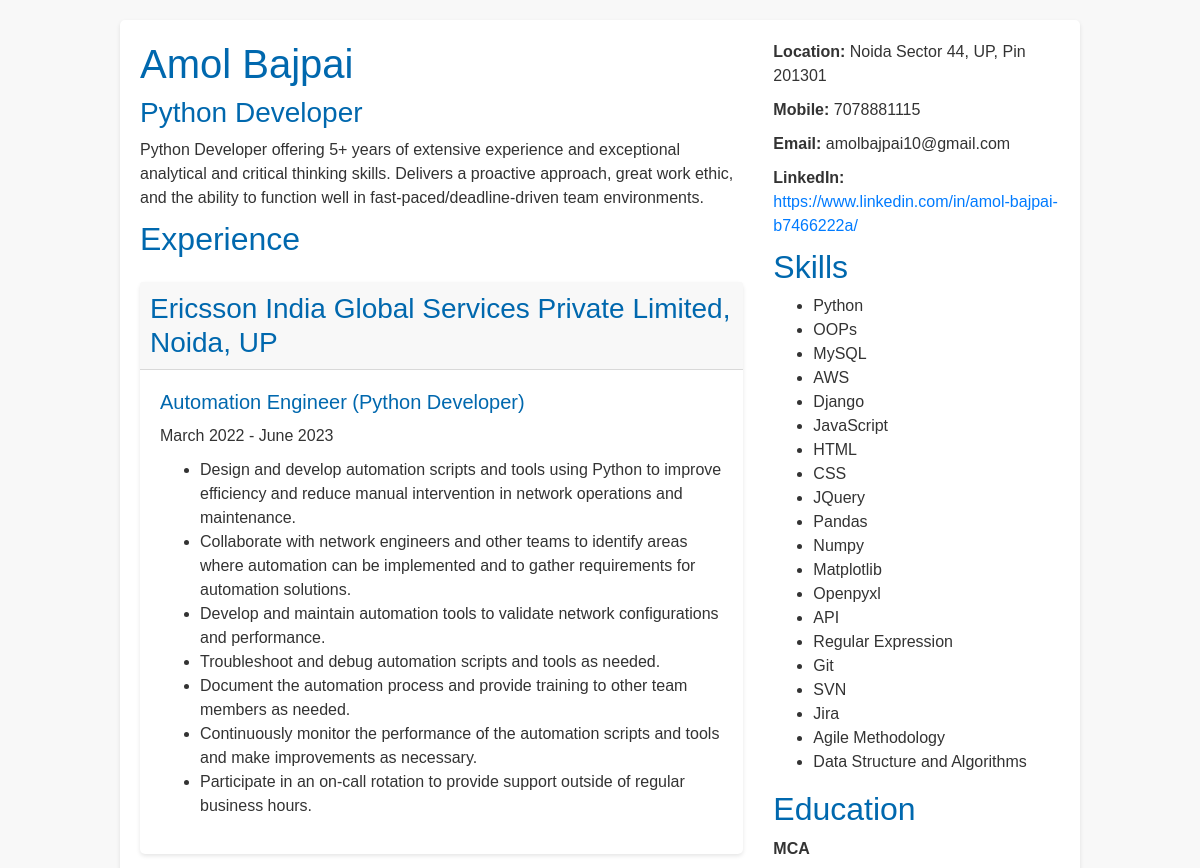
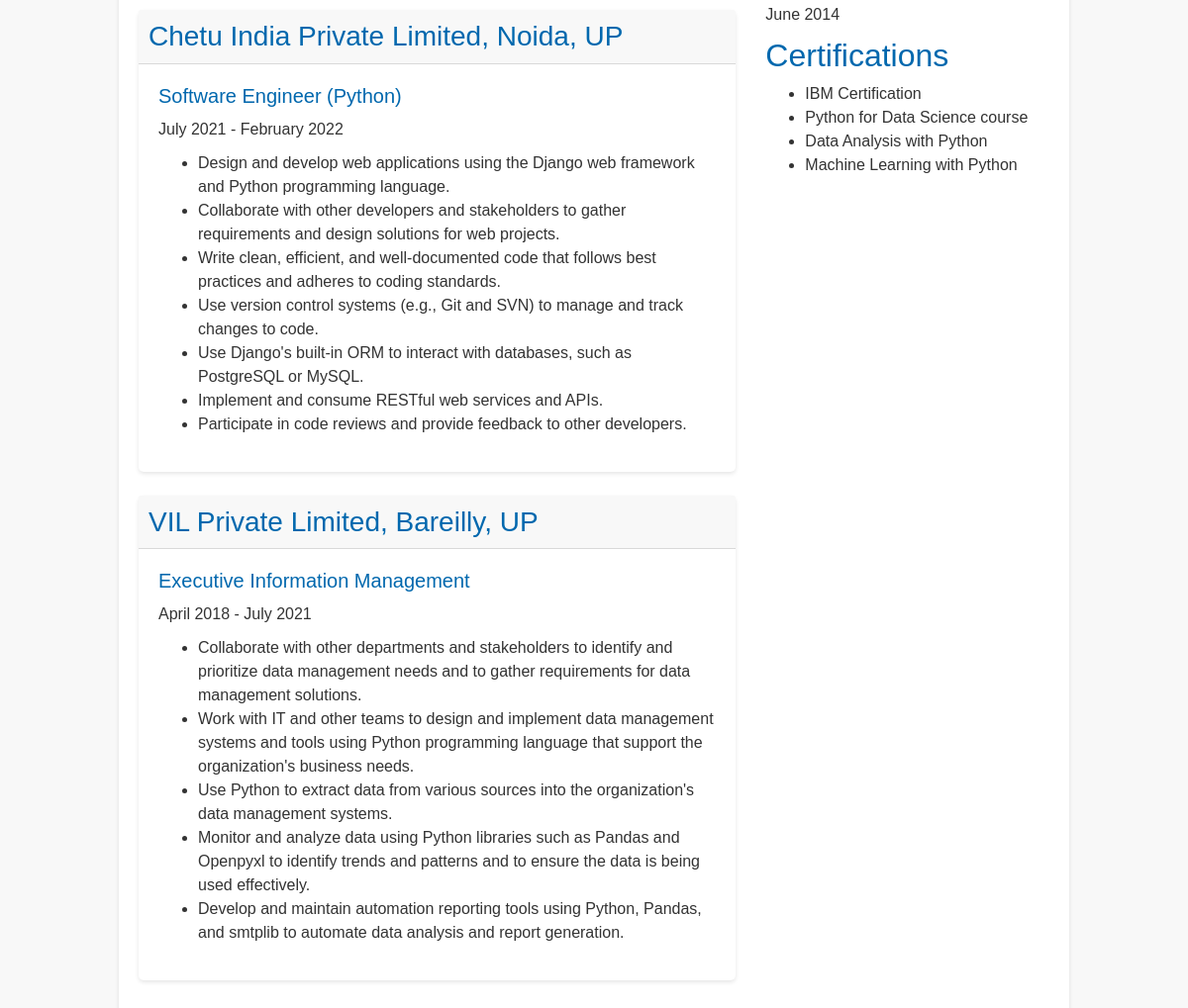
The page / on the database its author committed (2 pictures, top to bottom).
### resume/models.py (models this page shows, shortened)
class Developer(models.Model):
    name = models.CharField(max_length=100)
    profile_name = models.CharField(max_length=100)
    career_objective = models.CharField(max_length=1000)
    contact_location = models.CharField(max_length=100)
    contact_mobile = models.CharField(max_length=20)
    contact_email = models.EmailField()
    contact_linkedin = models.URLField()
    education = models.ForeignKey(Education, on_delete=models.CASCADE)
    experiences = models.ManyToManyField(Experience)
    skills = models.ManyToManyField(Skill)
    certifications = models.ManyToManyField(Certification)

class Skill(models.Model):
    name = models.CharField(max_length=100)
    def __str__(self):
        return self.name

### resume/views.py (the view)
# urls.py: 2. Add a URL to urlpatterns:  path('', views.home, name='home')
def home(request):
    developer = Developer.objects.get(id=1)
    skills = developer.skills.all()
    for s in skills:
        print(s)
    context = {'name': developer.name,
               'profile_name' : developer.profile_name,
               'career_objective' : developer.career_objective,
               'skills': skills}
    return render(request, 'home.html', context)

### resume/templates/home.html (shortened to what this page needs)
{% load static %}
<!DOCTYPE html>
<html>
<head>
  <link rel="stylesheet" href="https://stackpath.bootstrapcdn.com/bootstrap/4.5.2/css/bootstrap.min.css">
  <link rel="stylesheet" href="{% static 'style.css' %}">
</head>
<body>
  <div class="container">
    <div class="row">
      <div class="col-md-8">
        <h1>{{name}}</h1>
        <h3>{{profile_name}}</h3>
        <p>{{career_objective}}</p>
        <div class="resume-section">
          <h2>Experience</h2>
          <div class="card mt-4">
            <div class="card-header">
              <h3 class="mb-0">Ericsson India Global Services Private Limited, Noida, UP</h3>
            </div>
            <div class="card-body">
              <h5 class="card-title">Automation Engineer (Python Developer)</h5>
              <p class="card-text">March 2022 - June 2023</p>
              <ul>
                <li>Design and develop automation scripts and tools using Python to improve efficiency and reduce manual intervention in network operations and maintenance.</li>
                <li>Collaborate with network engineers and other teams to identify areas where automation can be implemented and to gather requirements for automation solutions.</li>
                <li>Develop and maintain automation tools to validate network configurations and performance.</li>
                <li>Troubleshoot and debug automation scripts and tools as needed.</li>
                <li>Document the automation process and provide training to other team members as needed.</li>
                <li>Continuously monitor the performance of the automation scripts and tools and make improvements as necessary.</li>
                <li>Participate in an on-call rotation to provide support outside of regular business hours.</li>
              </ul>
            </div>
          </div>
          <div class="card mt-4">
            <div class="card-header">
              <h3 class="mb-0">Chetu India Private Limited, Noida, UP</h3>
            </div>
            <div class="card-body">
              <h5 class="card-title">Software Engineer (Python)</h5>
              <p class="card-text">July 2021 - February 2022</p>
              <ul>
                <li>Design and develop web applications using the Django web framework and Python programming language.</li>
                <li>Collaborate with other developers and stakeholders to gather requirements and design solutions for web projects.</li>
                <li>Write clean, efficient, and well-documented code that follows best practices and adheres to coding standards.</li>
                <li>Use version control systems (e.g., Git and SVN) to manage and track changes to code.</li>
                <li>Use Django's built-in ORM to interact with databases, such as PostgreSQL or MySQL.</li>
                <li>Implement and consume RESTful web services and APIs.</li>
                <li>Participate in code reviews and provide feedback to other developers.</li>
              </ul>
            </div>
          </div>
          <div class="card mt-4">
            <div class="card-header">
              <h3 class="mb-0">VIL Private Limited, Bareilly, UP</h3>
            </div>
            <div class="card-body">
              <h5 class="card-title">Executive Information Management</h5>
              <p class="card-text">April 2018 - July 2021</p>
              <ul>
                <li>Collaborate with other departments and stakeholders to identify and prioritize data management needs and to gather requirements for data management solutions.</li>
                <li>Work with IT and other teams to design and implement data management systems and tools using Python programming language that support the organization's business needs.</li>
                <li>Use Python to extract data from various sources into the organization's data management systems.</li>
                <li>Monitor and analyze data using Python libraries such as Pandas and Openpyxl to identify trends and patterns and to ensure the data is being used effectively.</li>
                <li>Develop and maintain automation reporting tools using Python, Pandas, and smtplib to automate data analysis and report generation.</li>
              </ul>
            </div>
          </div>
        </div>
      </div>
      <div class="col-md-4">
        <div class="sticky-top">
          <p><strong>Location:</strong> Noida Sector 44, UP, Pin 201301</p>
          <p><strong>Mobile:</strong> 7078881115</p>
          <p style="display: block;"><strong>Email:</strong> amolbajpai10@gmail.com</p>
          <p><strong>LinkedIn:</strong> <a href="https://www.linkedin.com/in/amol-bajpai-b7466222a/">https://www.linkedin.com/in/amol-bajpai-b7466222a/</a></p>
          <h2>Skills</h2>
          <ul>
            {% for skill in skills %}
              <li>{{ skill.name }}</li>
            {% endfor %}
          </ul>
          <h2>Education</h2>
          <p><strong>MCA</strong></p>
          <p>June 2014</p>
          <h2>Certifications</h2>
          <ul>
            <li>IBM Certification</li>
            <li>Python for Data Science course</li>
            <li>Data Analysis with Python</li>
            <li>Machine Learning with Python</li>
          </ul>
        </div>
      </div>
    </div>
  </div>
</body>
</html>

### static/style.css (style rules this page uses)
body { font-family: Arial, sans-serif; background-color: #f8f8f8; color: #333; }
.container { margin: 20px auto; max-width: 960px; background-color: #fff; padding: 20px; border-radius: 5px; box-shadow: 0 2px 4px rgba(0, 0, 0, 0.1); }
h1, h2, h3, h4, h5, h6 { color: #0068ae; margin-top: 0; }
p { margin-bottom: 10px; }
ul, ol { margin-top: 0; }
.card { margin-bottom: 20px; border: none; border-radius: 5px; box-shadow: 0 2px 4px rgba(0, 0, 0, 0.1); }
.card-header { background-color: #f8f8f8; padding: 10px; }
.card-body { padding: 20px; }
.card-title { margin-bottom: 10px; }

### resume/templates/home.html (style rules this page uses)
body { font-family: Arial, sans-serif; margin: 20px; }
.resume-section { margin-bottom: 40px; }

### rows shown on the page
Developer: name "Amol Bajpai", profile_name "Python Developer", career_objective "Python Developer offering 5+ years of extensive experience and exceptional analytical and critical thinking skills. Delivers a proactive approach, great work ethic, and the ability to function well in fast-paced/deadline-driven team environments."
Skill: name "Python"
Skill: name "OOPs"
Skill: name "MySQL"
Skill: name "AWS"
Skill: name "Django"
Skill: name "JavaScript"
Skill: name "HTML"
Skill: name "CSS"
Skill: name "JQuery"
Skill: name "Pandas"
Skill: name "Numpy"
Skill: name "Matplotlib"
Skill: name "Openpyxl"
Skill: name "API"
Skill: name "Regular Expression"
Skill: name "Git"
Skill: name "SVN"
Skill: name "Jira"
Skill: name "Agile Methodology"
Skill: name "Data Structure and Algorithms"
